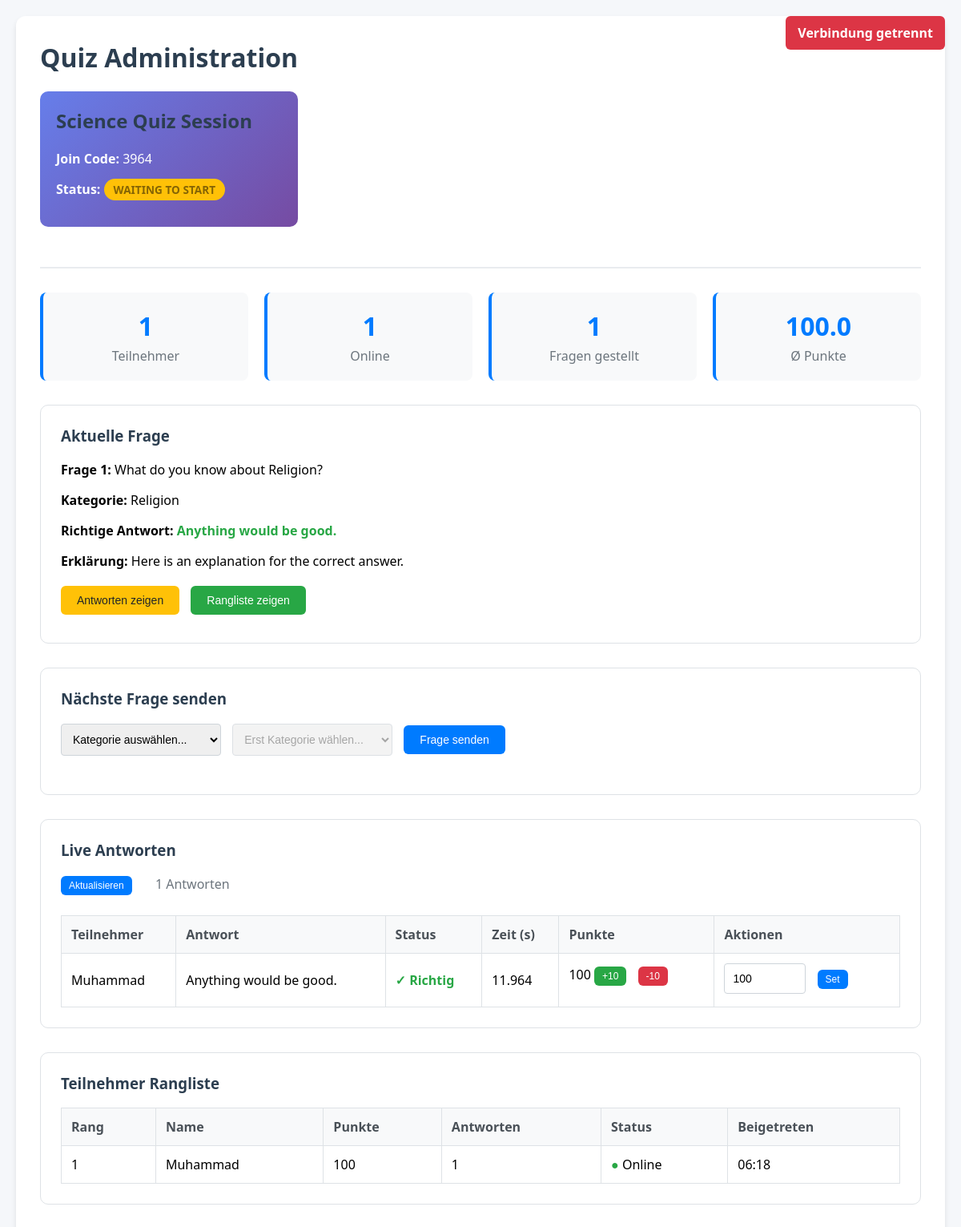
The app's page /my-admin/3964/ with its own data.
### quiz_app/models.py (models this page shows, shortened)
class Session(models.Model):
    STATUS_CHOICES = [
        ('waiting', 'Waiting to Start'),
        ('active', 'Active'),
        ('paused', 'Paused'),
        ('finished', 'Finished'),
    ]
    id = models.AutoField(primary_key=True)
    session_code = models.UUIDField(default=uuid.uuid4, unique=True, editable=False)
    join_code = models.CharField(max_length=4, unique=True)
    name = models.CharField(max_length=200, default="Quiz Session")
    status = models.CharField(max_length=20, choices=STATUS_CHOICES, default='waiting')
    current_question = models.ForeignKey(
        Question,
        on_delete=models.SET_NULL,
        null=True,
        blank=True,
        related_name="current_for_sessions"
    )
    current_question_number = models.IntegerField(default=0)
    total_questions = models.IntegerField(default=0)
    question_start_time = models.DateTimeField(null=True, blank=True)
    show_answers = models.BooleanField(default=False)
    show_leaderboard = models.BooleanField(default=False)
    auto_advance = models.BooleanField(default=False, help_text="Auto advance to next question")
    show_correct_answer = models.BooleanField(default=True)
    allow_late_joins = models.BooleanField(default=True)
    created_at = models.DateTimeField(default=timezone.now)
    started_at = models.DateTimeField(null=True, blank=True)
    finished_at = models.DateTimeField(null=True, blank=True)
    class Meta:
        ordering = ['-created_at']

class Question(models.Model):
    DIFFICULTY_CHOICES = [
        ('easy', 'Easy'),
        ('medium', 'Medium'),
        ('hard', 'Hard'),
    ]
    id = models.AutoField(primary_key=True)
    category = models.ForeignKey(Category, on_delete=models.CASCADE, related_name="questions")
    question_text = models.TextField()
    correct_answer = models.CharField(max_length=255)
    wrong_answers = models.JSONField(default=list, blank=True)
    difficulty = models.CharField(max_length=10, choices=DIFFICULTY_CHOICES, default='medium')
    points = models.IntegerField(default=100, help_text="Points awarded for correct answer")
    time_limit = models.IntegerField(default=30, help_text="Time limit in seconds")
    explanation = models.TextField(blank=True, null=True, help_text="Explanation for the correct answer")
    created_at = models.DateTimeField(default=timezone.now)
    class Meta:
        ordering = ['category', 'question_text']

class Category(models.Model):
    id = models.AutoField(primary_key=True)
    name = models.CharField(max_length=120, unique=True)
    description = models.TextField(blank=True, null=True)
    created_at = models.DateTimeField(default=timezone.now)
    class Meta:
        verbose_name_plural = "Categories"
        ordering = ['name']

class ParticipantAnswer(models.Model):
    id = models.AutoField(primary_key=True)
    participant = models.ForeignKey(Participant, on_delete=models.CASCADE, related_name="answers")
    question = models.ForeignKey(Question, on_delete=models.CASCADE, related_name="participant_answers")
    chosen_answer = models.CharField(max_length=255)
    is_correct = models.BooleanField(default=False)
    points_awarded = models.IntegerField(default=0)
    time_taken = models.FloatField(null=True, blank=True, help_text="Time in seconds to answer")
    submitted_at = models.DateTimeField(default=timezone.now)
    class Meta:
        unique_together = ['participant', 'question']
        ordering = ['submitted_at']

class Participant(models.Model):
    id = models.AutoField(primary_key=True)
    session = models.ForeignKey(Session, on_delete=models.CASCADE, related_name="participants")
    name = models.CharField(max_length=80)
    points = models.IntegerField(default=0)
    is_connected = models.BooleanField(default=True)
    joined_at = models.DateTimeField(default=timezone.now)
    last_seen = models.DateTimeField(auto_now=True)
    class Meta:
        unique_together = ['session', 'name']
        ordering = ['-points', 'name']

### quiz_app/views.py (the view)
# urls.py: path("my-admin/<str:join_code>/", views.admin_dashboard, name="admin_dashboard"),
def admin_dashboard(request, join_code):
    session = get_object_or_404(Session, join_code=join_code)
    categories = Category.objects.all()
    questions = Question.objects.select_related('category').all()
    participants = session.participants.all().order_by('-points', 'name')
    current_answers = []
    if session.current_question:
        current_answers = ParticipantAnswer.objects.filter(
            question=session.current_question,
            participant__session=session
        ).select_related('participant').order_by('-submitted_at')
    stats = {
        'total_participants': participants.count(),
        'connected_participants': participants.filter(is_connected=True).count(),
        'total_questions_asked': session.current_question_number,
        'average_score': participants.aggregate(avg_score=Avg('points'))['avg_score'] or 0,
    }
    context = {
        "session": session,
        "categories": categories,
        "questions": questions,
        "current_answers": current_answers,
        "participants": participants,
        "stats": stats,
    }
    return render(request, "quiz_app/admin_dashboard.html", context)

### quiz_app/templates/quiz_app/admin_dashboard.html (shortened to what this page needs)
<!DOCTYPE html>
<html lang="de">
<head>
</head>
<body>
    <div id="connection-status" class="connection-status connecting">
    </div>
    <div class="container">
        <div class="header">
            <div>
                <h1>Quiz Administration</h1>
                <div class="session-info">
                    <h2>{{ session.name }}</h2>
                    <p><strong>Join Code:</strong> {{ session.join_code }}</p>
                    <p><strong>Status:</strong>
                        <span class="status-badge status-{{ session.status }}">{{ session.get_status_display }}</span>
                    </p>
                </div>
            </div>
        </div>
        <div class="session-stats">
            <div class="stat-card">
                <div class="stat-number" id="participant-count">{{ stats.total_participants }}</div>
                <div class="stat-label">Teilnehmer</div>
            </div>
            <div class="stat-card">
                <div class="stat-number" id="connected-count">{{ stats.connected_participants }}</div>
                <div class="stat-label">Online</div>
            </div>
            <div class="stat-card">
                <div class="stat-number" id="question-count">{{ stats.total_questions_asked }}</div>
                <div class="stat-label">Fragen gestellt</div>
            </div>
            <div class="stat-card">
                <div class="stat-number" id="average-score">{{ stats.average_score|floatformat:1 }}</div>
                <div class="stat-label">Ø Punkte</div>
            </div>
        </div>
        <div class="section">
            <h3>Aktuelle Frage</h3>
            <div id="current-question-display">
                {% if session.current_question %}
                    <p><strong>Frage {{ session.current_question_number }}:</strong> {{ session.current_question.question_text }}</p>
                    <p><strong>Kategorie:</strong> {{ session.current_question.category.name }}</p>
                    <p><strong>Richtige Antwort:</strong> <span class="correct">{{ session.current_question.correct_answer }}</span></p>
                    {% if session.current_question.explanation %}
                        <p><strong>Erklärung:</strong> {{ session.current_question.explanation }}</p>
                    {% endif %}
                {% else %}
                    <p>Keine aktuelle Frage. Wählen Sie eine Frage aus, um zu beginnen.</p>
                {% endif %}
            </div>
            <div style="margin-top: 20px;">
                <button id="show-answers-btn" class="btn btn-warning">Antworten zeigen</button>
                <button id="show-leaderboard-btn" class="btn btn-success">Rangliste zeigen</button>
            </div>
        </div>
        <div class="section">
            <h3>Nächste Frage senden</h3>
            <div style="margin-bottom: 15px;">
                <select id="category-selector">
                    <option value="">Kategorie auswählen...</option>
                </select>
                <select id="question-selector" disabled>
                    <option value="">Erst Kategorie wählen...</option>
                </select>
                <button id="send-question-btn" class="btn btn-primary" disabled>Frage senden</button>
            </div>
        </div>
        <div class="section">
            <h3>Live Antworten</h3>
            <div style="margin-bottom: 15px;">
                <button id="refresh-answers-btn" class="btn btn-primary btn-sm">Aktualisieren</button>
                <span id="answer-count" style="margin-left: 15px; color: #6c757d;">0 Antworten</span>
            </div>
            <table id="answers-table">
                <thead>
                    <tr>
                        <th>Teilnehmer</th>
                        <th>Antwort</th>
                        <th>Status</th>
                        <th>Zeit (s)</th>
                        <th>Punkte</th>
                        <th>Aktionen</th>
                    </tr>
                </thead>
                <tbody id="answers-tbody">
                    {% for answer in current_answers %}
                    <tr data-answer-id="{{ answer.id }}">
                        <td>{{ answer.participant.name }}</td>
                        <td>{{ answer.chosen_answer }}</td>
                        <td>
                            {% if answer.is_correct %}
                                <span class="correct">✓ Richtig</span>
                            {% else %}
                                <span class="incorrect">✗ Falsch</span>
                            {% endif %}
                        </td>
                        <td>{{ answer.time_taken|default:"-" }}</td>
                        <td class="points-cell" data-answer-id="{{ answer.id }}">
                            <span class="points-value">{{ answer.points_awarded }}</span>
                            <button class="btn btn-sm btn-success" onclick="updatePoints({{ answer.id }}, 10)">+10</button>
                            <button class="btn btn-sm btn-danger" onclick="updatePoints({{ answer.id }}, -10)">-10</button>
                        </td>
                        <td>
                            <input type="number" class="points-input" value="{{ answer.points_awarded }}" min="0" max="1000" style="width: 80px;">
                            <button class="btn btn-sm btn-primary" onclick="setPoints({{ answer.id }})">Set</button>
                        </td>
                    </tr>
                    {% endfor %}
                </tbody>
            </table>
        </div>
        <div class="section">
            <h3>Teilnehmer Rangliste</h3>
            <table id="participants-table">
                <thead>
                    <tr>
                        <th>Rang</th>
                        <th>Name</th>
                        <th>Punkte</th>
                        <th>Antworten</th>
                        <th>Status</th>
                        <th>Beigetreten</th>
                    </tr>
                </thead>
                <tbody id="participants-tbody">
                    {% for participant in participants %}
                    <tr data-participant-id="{{ participant.id }}">
                        <td>{{ forloop.counter }}</td>
                        <td>{{ participant.name }}</td>
                        <td class="participant-points">{{ participant.points }}</td>
                        <td>{{ participant.answers.count }}</td>
                        <td>
                            {% if participant.is_connected %}
                                <span style="color: #28a745;">●</span> Online
                            {% else %}
                                <span style="color: #6c757d;">●</span> Offline
                            {% endif %}
                        </td>
                        <td>{{ participant.joined_at|date:"H:i" }}</td>
                    </tr>
                    {% endfor %}
                </tbody>
            </table>
        </div>
    </div>
</body>
</html>

### quiz_app/templates/quiz_app/admin_dashboard.html (style rules this page uses)
body { font-family: 'Segoe UI', Tahoma, Geneva, Verdana, sans-serif; margin: 0; padding: 20px; background-color: #f5f7fa; }
.container { max-width: 1400px; margin: 0 auto; background-color: #fff; padding: 30px; border-radius: 12px; box-shadow: 0 4px 6px rgba(0,0,0,0.1); }
.header { display: flex; justify-content: space-between; align-items: center; margin-bottom: 30px; padding-bottom: 20px; border-bottom: 2px solid #e9ecef; }
.session-info { background: linear-gradient(135deg, #667eea 0%, #764ba2 100%); color: white; padding: 20px; border-radius: 10px; margin-bottom: 30px; }
.session-stats { display: grid; grid-template-columns: repeat(auto-fit, minmax(200px, 1fr)); gap: 20px; margin-bottom: 30px; }
.stat-card { background: #f8f9fa; padding: 20px; border-radius: 8px; border-left: 4px solid #007bff; text-align: center; }
.stat-number { font-size: 2em; font-weight: bold; color: #007bff; }
.stat-label { color: #6c757d; margin-top: 5px; }
h1, h2, h3 { color: #2c3e50; margin-top: 0; }
.section { background: #fff; margin-bottom: 30px; padding: 25px; border-radius: 10px; border: 1px solid #dee2e6; }
table { width: 100%; border-collapse: collapse; margin-top: 15px; }
th, td { border: 1px solid #dee2e6; padding: 12px; text-align: left; }
th { background-color: #f8f9fa; font-weight: 600; color: #495057; }
.correct { color: #28a745; font-weight: bold; }
.status-badge { padding: 4px 12px; border-radius: 20px; font-size: 0.85em; font-weight: bold; text-transform: uppercase; }
.status-waiting { background: #ffc107; color: #856404; }
.btn { padding: 10px 20px; border: none; border-radius: 6px; cursor: pointer; font-size: 14px; font-weight: 500; transition: all 0.3s ease; margin-right: 10px; margin-bottom: 10px; }
.btn-primary { background-color: #007bff; color: white; }
.btn-success { background-color: #28a745; color: white; }
.btn-warning { background-color: #ffc107; color: #212529; }
.btn-danger { background-color: #dc3545; color: white; }
.btn-sm { padding: 5px 10px; font-size: 12px; }
select, input { padding: 10px; border: 1px solid #ced4da; border-radius: 4px; font-size: 14px; margin-right: 10px; }
select { min-width: 200px; }
.connection-status { position: fixed; top: 20px; right: 20px; padding: 10px 15px; border-radius: 6px; color: white; font-weight: bold; z-index: 1000; }
.disconnected { background-color: #dc3545; }

### records on screen
Session: name "Science Quiz Session", join_code "3964", status "WAITING TO START", current_question_number "1", current_question.question_text "What do you know about Religion?", current_question.category.name "Religion", current_question.correct_answer "Anything would be good.", current_question.explanation "Here is an explanation for the correct answer."
ParticipantAnswer: participant.name "Muhammad", chosen_answer "Anything would be good.", is_correct "✓ Richtig", time_taken "11.964", points_awarded "100"
Participant: name "Muhammad", points "100", answers.count "1", is_connected "Online", joined_at "06:18"

### other values on screen
{{ stats.total_participants }} "1"
{{ stats.connected_participants }} "1"
{{ stats.total_questions_asked }} "1"
{{ stats.average_score|floatformat:1 }} "100.0"
